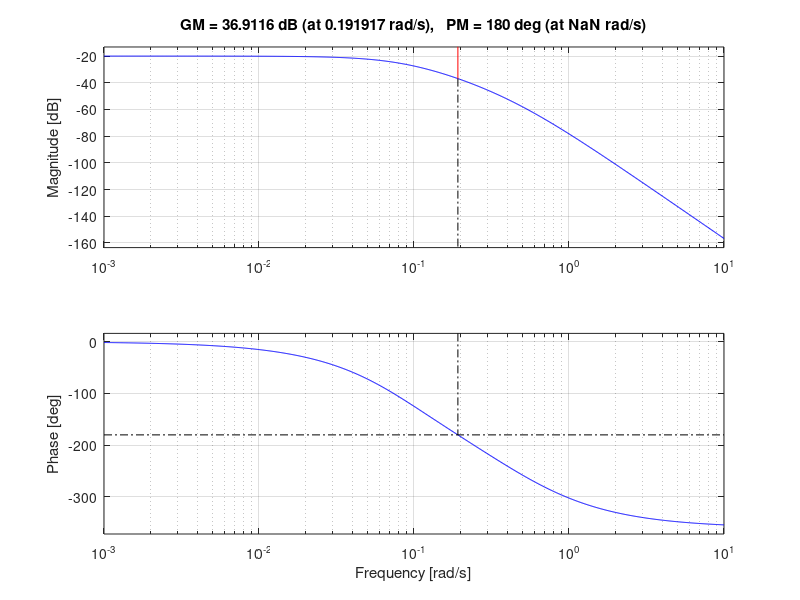

Recreate this plot in MATLAB.
%
% Aramis Kelkelyan
% MAE 476: Final P2
% Date: 12/16/2022
%-----------------------------------------
clear;clc;clf;

% d1 = conv([2.5 1], [10 1]);
% d2 = conv([2 1],[15 1]);

%n = 1; d = conv(d1,d2); %[12750, 6375, 510, 25, 12.5, 1]
n = 0.000147; d = [1, 1.067, 0.3567, 0.0393, 0.00148];
sys = tf(n,d);
grid on;
margin(sys); % or bode(sys)
[Gm, Pm, Wcg, Wcp] = margin(sys);